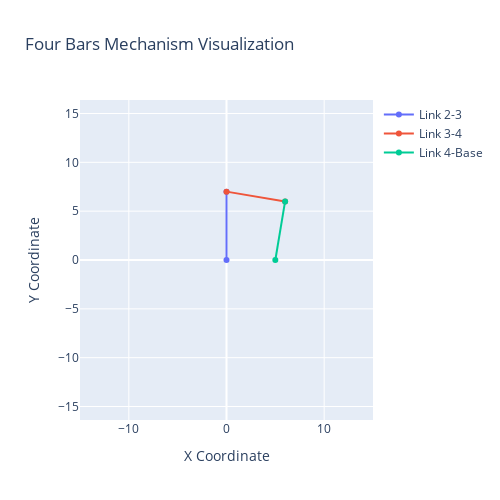

The cell this chart's notebook holds for it:
### Code cell
plot_mechanism_updated(solution)

### Figure 1 — Plotly figure (JSON) as saved in the notebook; plotly's stock layout.template omitted (floating-point values rounded to 4 significant figures)
{"data": [{"mode": "lines+markers", "name": "Link 2-3", "type": "scatter", "x": [1.49e-08, 0], "y": [1.49e-08, 7]}, {"mode": "lines+markers", "name": "Link 3-4", "type": "scatter", "x": [0, 6], "y": [7, 6]}, {"mode": "lines+markers", "name": "Link 4-Base", "type": "scatter", "x": [6, 5], "y": [6, 0]}], "layout": {"autosize": false, "height": 500, "showlegend": true, "title": {"text": "Four Bars Mechanism Visualization"}, "width": 500, "xaxis": {"range": [-15, 15], "scaleanchor": "y", "scaleratio": 1, "title": {"text": "X Coordinate"}}, "yaxis": {"range": [-15, 15], "scaleanchor": "x", "scaleratio": 1, "title": {"text": "Y Coordinate"}}}}
